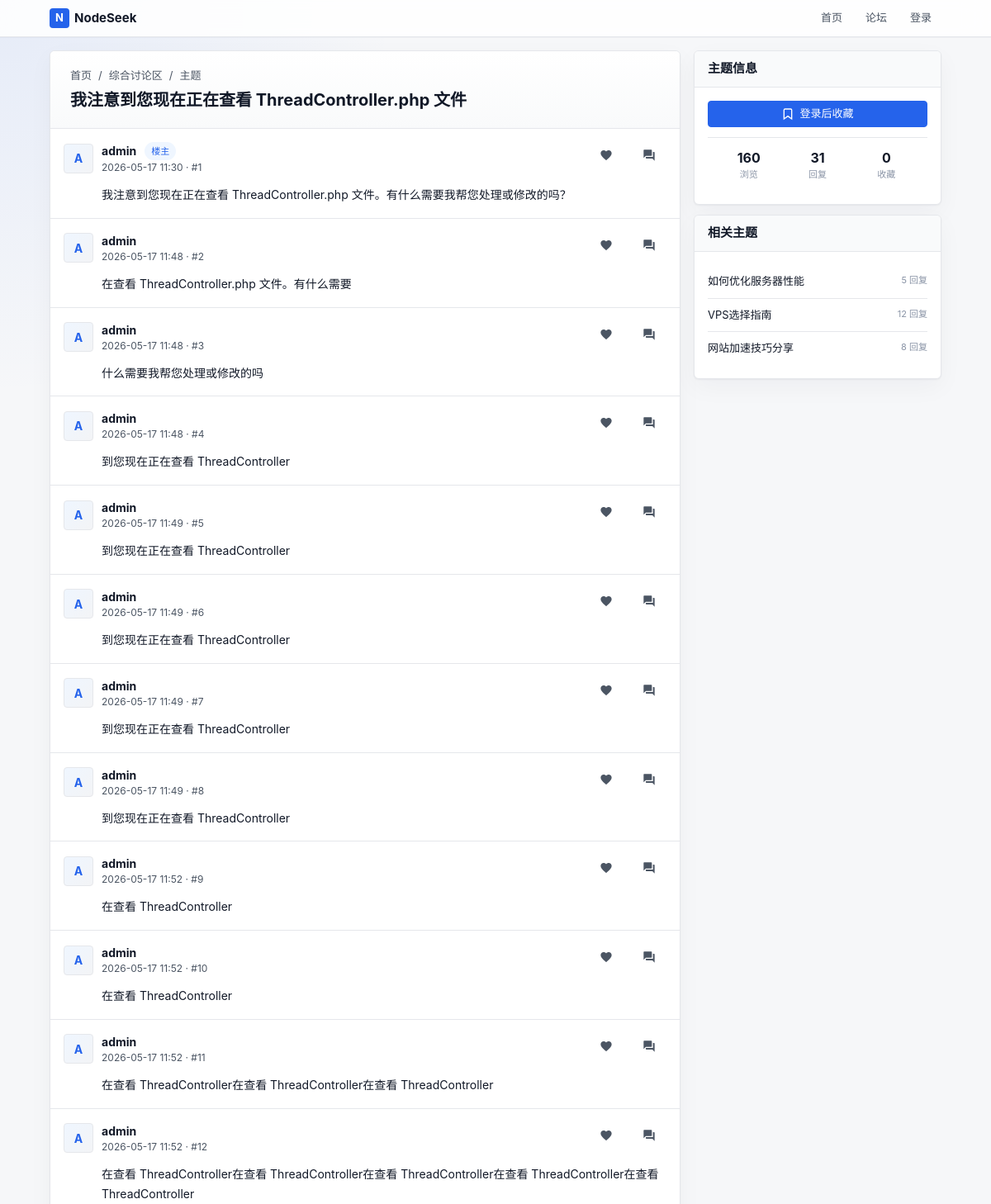
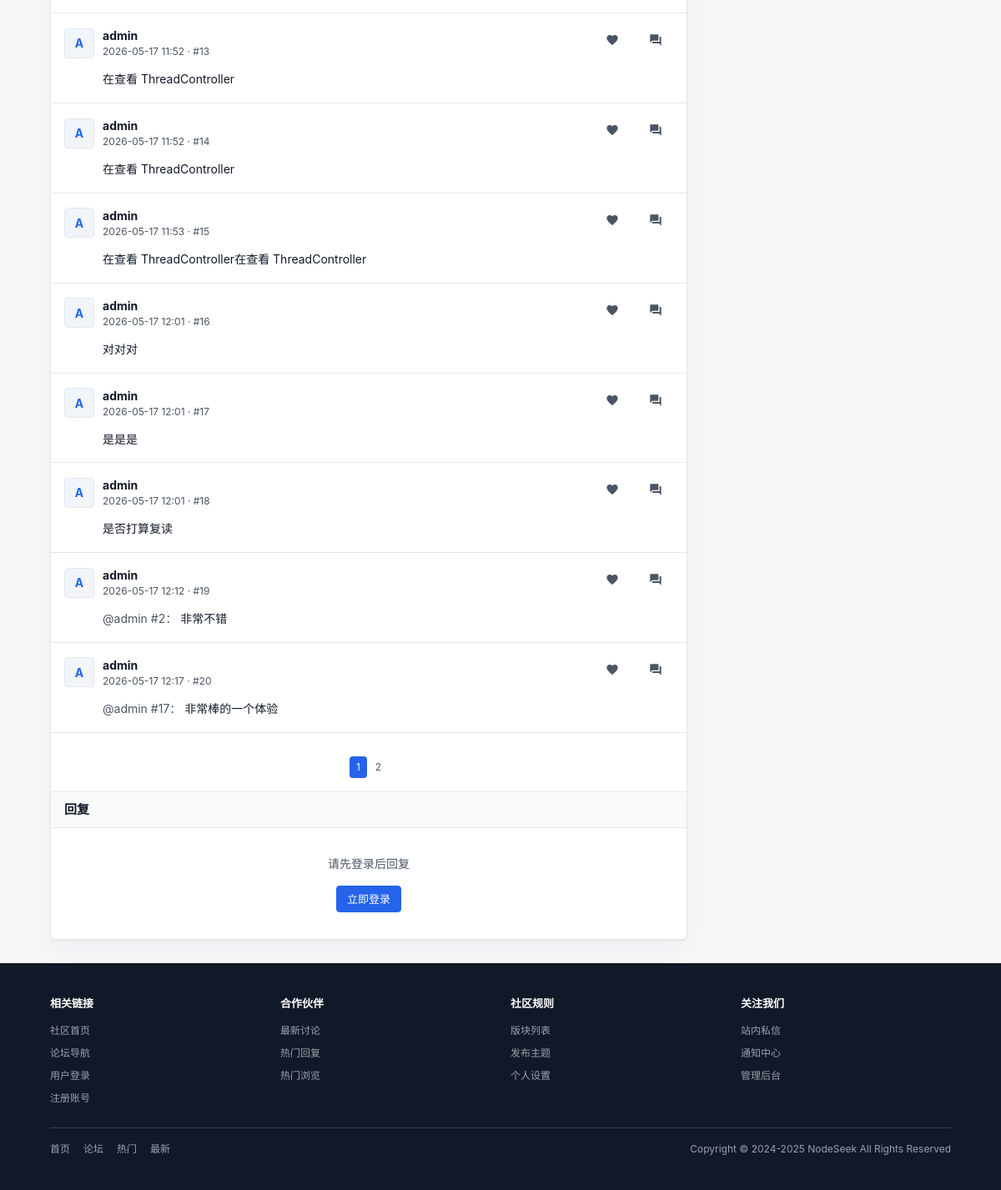
Page /index.php?c=thread&a=index&tid=2 on the committed database (2 pictures, top to bottom).
### tables this page shows
CREATE TABLE next_forum (
        fid INTEGER PRIMARY KEY AUTOINCREMENT,
        up_fid INTEGER NOT NULL DEFAULT 0,
        name VARCHAR(50) NOT NULL DEFAULT '',
        status INTEGER NOT NULL DEFAULT 0,
        sort_order INTEGER NOT NULL DEFAULT 0,
        thread_num INTEGER NOT NULL DEFAULT 0,
        reply_num INTEGER NOT NULL DEFAULT 0,
        today_num INTEGER NOT NULL DEFAULT 0,
        today_time INTEGER NOT NULL DEFAULT 0,
        last_tid INTEGER NOT NULL DEFAULT 0,
        json_data TEXT NOT NULL
    );

CREATE TABLE next_thread (
        tid INTEGER PRIMARY KEY AUTOINCREMENT,
        fid INTEGER NOT NULL DEFAULT 0,
        pid INTEGER NOT NULL DEFAULT 0,
        typeid INTEGER NOT NULL DEFAULT 0,
        read_perm INTEGER NOT NULL DEFAULT 0,
        uid INTEGER NOT NULL DEFAULT 0,
        pm_uid INTEGER NOT NULL DEFAULT 0,
        subject VARCHAR(255) NOT NULL DEFAULT '',
        hash VARCHAR(255) NOT NULL DEFAULT '',
        dateline INTEGER NOT NULL DEFAULT 0,
        sort_order INTEGER NOT NULL DEFAULT 0,
        highlight INTEGER NOT NULL DEFAULT 0,
        digest INTEGER NOT NULL DEFAULT 0,
        closed INTEGER NOT NULL DEFAULT 0,
        reply_time INTEGER NOT NULL DEFAULT 0,
        reply_uid INTEGER NOT NULL DEFAULT 0,
        reply_num INTEGER NOT NULL DEFAULT 0,
        view_num INTEGER NOT NULL DEFAULT 0,
        fav_num INTEGER NOT NULL DEFAULT 0,
        log_num INTEGER NOT NULL DEFAULT 0
    );

CREATE TABLE next_post (
        pid INTEGER PRIMARY KEY AUTOINCREMENT,
        fid INTEGER NOT NULL DEFAULT 0,
        tid INTEGER NOT NULL DEFAULT 0,
        is_thread INTEGER NOT NULL DEFAULT 0,
        uid INTEGER NOT NULL DEFAULT 0,
        dateline INTEGER NOT NULL DEFAULT 0,
        report_time INTEGER NOT NULL DEFAULT 0,
        message TEXT NOT NULL,
        ip VARCHAR(50) NOT NULL DEFAULT '',
        rate_num INTEGER NOT NULL DEFAULT 0,
        sort_order INTEGER NOT NULL DEFAULT 0,
        reply_num INTEGER NOT NULL DEFAULT 0,
        quote_pid INTEGER NOT NULL DEFAULT 0,
        quote_uid INTEGER NOT NULL DEFAULT 0,
        quote_floor INTEGER NOT NULL DEFAULT 0
    );

CREATE TABLE next_member (
        uid INTEGER PRIMARY KEY AUTOINCREMENT,
        username VARCHAR(50) NOT NULL DEFAULT '',
        gid INTEGER NOT NULL DEFAULT 0,
        avatar INTEGER NOT NULL DEFAULT 0,
        password VARCHAR(255) NOT NULL DEFAULT '',
        auth_secret VARCHAR(50) NOT NULL DEFAULT '',
        auth_enabled INTEGER NOT NULL DEFAULT 0,
        notify_num INTEGER NOT NULL DEFAULT 0,
        credit INTEGER NOT NULL DEFAULT 0,
        reg_ip VARCHAR(50) NOT NULL DEFAULT '',
        reg_date INTEGER NOT NULL DEFAULT 0,
        last_ip VARCHAR(50) NOT NULL DEFAULT '',
        last_visit INTEGER NOT NULL DEFAULT 0,
        reply_time INTEGER NOT NULL DEFAULT 0,
        reply_num INTEGER NOT NULL DEFAULT 0,
        thread_num INTEGER NOT NULL DEFAULT 0,
        fav_num INTEGER NOT NULL DEFAULT 0,
        inbox_num INTEGER NOT NULL DEFAULT 0,
        outbox_num INTEGER NOT NULL DEFAULT 0,
        log_num INTEGER NOT NULL DEFAULT 0,
        email VARCHAR(80) NOT NULL DEFAULT '',
        email_status INTEGER NOT NULL DEFAULT 0,
        signin_time INTEGER NOT NULL DEFAULT 0,
        invisible INTEGER NOT NULL DEFAULT 0,
        timeoffset VARCHAR(10) NOT NULL DEFAULT '',
        search_time INTEGER NOT NULL DEFAULT 0,
        status INTEGER NOT NULL DEFAULT 0
    );

### lib/PostHelper.php (the view, shortened to what the rows shown need)
<?php
class PostHelper {
    public static function renderPost($post, $users, $index, $isFirst = false) {
        ?>
<div class="post-item" id="post-<?php echo $post['pid']; ?>">
    <div class="post-header justify-between">
        <div class="flex items-center gap-md">
            <div class="avatar avatar-post">
                <?php if (!empty($users[$post['uid']]['avatar'])): ?>
                    <img src="<?php echo htmlspecialchars($users[$post['uid']]['avatar']); ?>" alt="">
                <?php else: ?>
                    <?php echo strtoupper(substr($users[$post['uid']]['username'] ?? '?', 0, 1)); ?>
                <?php endif; ?>
            </div>
            <div class="flex-1 min-width-0">
                <div class="flex items-center gap-md">
                    <span class="font-bold"><?php echo htmlspecialchars($users[$post['uid']]['username'] ?? '已删除用户'); ?></span>
                    <?php if ($isFirst): ?>
                        <span class="badge badge-blue">楼主</span>
                    <?php endif; ?>
                </div>
                <div class="text-secondary font-sm">
                    <?php echo date('Y-m-d H:i', $post['dateline']); ?> · #<?php echo $index; ?>
                </div>
            </div>
        </div>
        <div class="flex items-center gap-md">
            <button type="button" class="btn btn-ghost text-muted" aria-label="喜欢">
                <svg width="16" height="16" viewBox="0 0 24 24" fill="currentColor">
                    <path d="M12 21.35l-1.45-1.32C5.4 15.36 2 12.28 2 8.5 2 5.42 4.42 3 7.5 3c1.74 0 3.41.81 4.5 2.09C13.09 3.81 14.76 3 16.5 3 19.58 3 22 5.42 22 8.5c0 3.78-3.4 6.86-8.55 11.54L12 21.35z"/>
                </svg>
            </button>
            <button type="button" class="btn btn-ghost text-muted quote-btn" aria-label="引用回复" data-pid="<?php echo $post['pid']; ?>" data-uid="<?php echo $post['uid']; ?>" data-floor="<?php echo $index; ?>" data-username="<?php echo htmlspecialchars($users[$post['uid']]['username'] ?? ''); ?>">
                <svg width="16" height="16" viewBox="0 0 24 24" fill="currentColor">
                    <path d="M21 6h-2v9H6v2c0 .55.45 1 1 1h11l4 4V7c0-.55-.45-1-1-1zm-4 6V3c0-.55-.45-1-1-1H3c-.55 0-1 .45-1 1v14l4-4h10c.55 0 1-.45 1-1z"/>
                </svg>
            </button>
        </div>
    </div>
    <div class="post-body">
        <div class="post-content">
            <?php if (!empty($post['quote_pid']) && !empty($post['quote_uid'])): ?>
                <span class="text-secondary">@<?php echo htmlspecialchars($users[$post['quote_uid']]['username'] ?? '已删除用户'); ?> #<?php echo $post['quote_floor']; ?>：</span>
            <?php endif; ?>
            <?php echo nl2br(htmlspecialchars($post['message'])); ?>
        </div>
    </div>
</div>
        <?php
        return ob_get_clean();
    }
}

### templates/thread/index.php (shortened to what the rows shown need)
<div class="grid grid-cols-3">
    <div class="main-content">
        <div class="card">
            <div class="thread-header">
                <div class="breadcrumb">
                    <a href="index.php">首页</a>
                    /
                    <a href="index.php?c=forum&a=index&fid=<?php echo $thread['fid']; ?>"><?php echo htmlspecialchars($forum['name'] ?? '未命名版块'); ?></a>
                    /
                    <a href="index.php?c=thread&a=index&tid=<?php echo $thread['tid']; ?>">主题</a>
                </div>
                <div class="thread-title-row">
                    <div class="flex items-center gap-md">
                        <h1><?php echo htmlspecialchars($thread['subject']); ?></h1>
                    </div>
                </div>
            </div>
            <div class="post-list">
                <?php foreach ($posts as $index => $post): ?>
                    <?php echo PostHelper::renderPost($post, $users, $index + 1, $index === 0); ?>
                <?php endforeach; ?>
            </div>
        </div>
    </div>
    <div class="sidebar">
        <div class="card">
            <div class="sidebar-body">
                <div class="user-stats">
                    <div class="user-stat">
                        <div class="user-stat-value"><?php echo $thread['view_num']; ?></div>
                        <div class="user-stat-label">浏览</div>
                    </div>
                    <div class="user-stat">
                        <div class="user-stat-value" id="reply-count"><?php echo $thread['reply_num']; ?></div>
                        <div class="user-stat-label">回复</div>
                    </div>
                    <div class="user-stat">
                        <div class="user-stat-value" id="fav-count"><?php echo $thread['fav_num'] ?? 0; ?></div>
                        <div class="user-stat-label">收藏</div>
                    </div>
                </div>
            </div>
        </div>
    </div>
</div>

### rows in the picture
next_forum: name "综合讨论区"
next_thread: subject "我注意到您现在正在查看 ThreadController.php 文件", view_num "160", reply_num "31", fav_num "0"
next_post: uid.username "A", uid.username "admin", shows "楼主", dateline "2026-05-17 11:30", index "1", message "我注意到您现在正在查看 ThreadController.php 文件。有什么需要我帮您处理或修改的吗？"
next_post: uid.username "A", uid.username "admin", dateline "2026-05-17 11:48", index "2", message "在查看 ThreadController.php 文件。有什么需要"
next_post: uid.username "A", uid.username "admin", dateline "2026-05-17 11:48", index "3", message "什么需要我帮您处理或修改的吗"
next_post: uid.username "A", uid.username "admin", dateline "2026-05-17 11:48", index "4", message "到您现在正在查看 ThreadController"
next_post: uid.username "A", uid.username "admin", dateline "2026-05-17 11:49", index "5", message "到您现在正在查看 ThreadController"
next_post: uid.username "A", uid.username "admin", dateline "2026-05-17 11:49", index "6", message "到您现在正在查看 ThreadController"
next_post: uid.username "A", uid.username "admin", dateline "2026-05-17 11:49", index "7", message "到您现在正在查看 ThreadController"
next_post: uid.username "A", uid.username "admin", dateline "2026-05-17 11:49", index "8", message "到您现在正在查看 ThreadController"
next_post: uid.username "A", uid.username "admin", dateline "2026-05-17 11:52", index "9", message "在查看 ThreadController"
next_post: uid.username "A", uid.username "admin", dateline "2026-05-17 11:52", index "10", message "在查看 ThreadController"
next_post: uid.username "A", uid.username "admin", dateline "2026-05-17 11:52", index "11", message "在查看 ThreadController在查看 ThreadController在查看 ThreadController"
next_post: uid.username "A", uid.username "admin", dateline "2026-05-17 11:52", index "12", message "在查看 ThreadController在查看 ThreadController在查看 ThreadController在查看 ThreadController在查看 ThreadController"
next_post: uid.username "A", uid.username "admin", dateline "2026-05-17 11:52", index "13", message "在查看 ThreadController"
next_post: uid.username "A", uid.username "admin", dateline "2026-05-17 11:52", index "14", message "在查看 ThreadController"
next_post: uid.username "A", uid.username "admin", dateline "2026-05-17 11:53", index "15", message "在查看 ThreadController在查看 ThreadController"
next_post: uid.username "A", uid.username "admin", dateline "2026-05-17 12:01", index "16", message "对对对"
next_post: uid.username "A", uid.username "admin", dateline "2026-05-17 12:01", index "17", message "是是是"
next_post: uid.username "A", uid.username "admin", dateline "2026-05-17 12:01", index "18", message "是否打算复读"
next_post: uid.username "A", uid.username "admin", dateline "2026-05-17 12:12", index "19", quote_uid.username "admin", quote_floor "2", message "非常不错"
next_post: uid.username "A", uid.username "admin", dateline "2026-05-17 12:17", index "20", quote_uid.username "admin", quote_floor "17", message "非常棒的一个体验"
